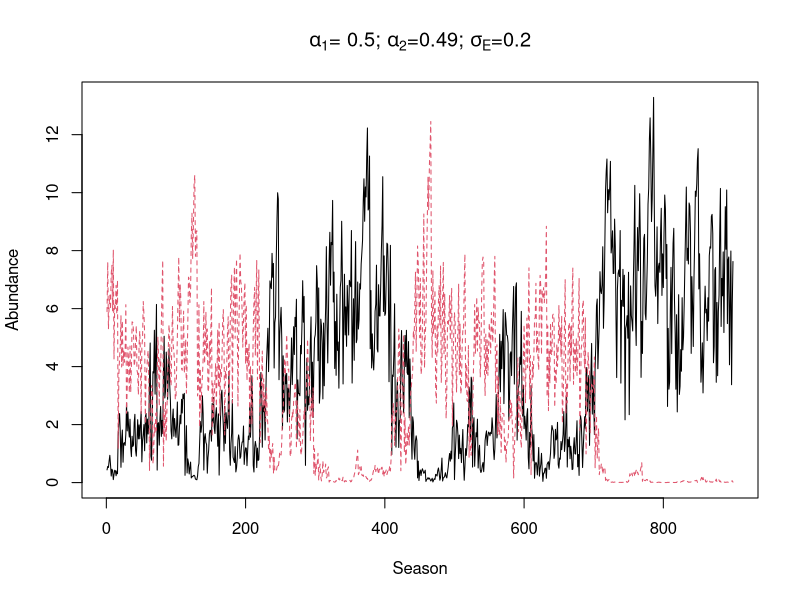

The R source for this figure:
## ---- chunk 1
####
#### Initial Conditions, Global Variables, and Parameters ----------------------
####
seasons <- 1000                  # number of seasons to simulate
seasons_to_exclude <- 200        # initial seasons to exclude from plots
days_to_track <- 20              # number of days to simulate in odSolve
DNR <- c(D=c(1,1),N=c(1,1),R=10) # initial conditions
Rmu <- 3                         # mean resource pulse (on log scale)
Rsd_annual <- 0                  # std dev of resource pulses (on log scale)
sigE <- 2                        # environmental cue variance
rho <- 0                         # environmental cue correlation between species

# Within-season parameters
parms <- list(
  r = c(5,5),                    # max growth rate for each species
  a = c(5,5),                    # rate parameter for Hill function 
  b = c(20,20),                  # shape parameter for Hill function
  eps = c(0.2,0.2)               # resource-to-biomass efficiency
)

# End-of-season transition parameters
alpha1 <- 0.50                   # live-to-dormant biomass fraction; spp1
alpha2 <- 0.49                   # live-to-dormant biomass fraction; spp2
beta1 <- 0                       # adult survivorship; spp1 (0 if annual, >0 if perennial)
beta2 <- 0                       # adult survivorship; spp2 (0 if annual, >0 if perennial)
eta1 <- 0.1                      # dormant mortality; spp1
eta2 <- 0.1                      # dormant mortality; spp2
theta1 <- 0                      # resource recycling fraction; spp1
theta2 <- 0                      # resource recycling fraction; spp2
nu <- 0                          # resource carry-over fraction

####
#### Load relevant libraries ----------------------------------------
####
library('deSolve')
library('mvtnorm')



####
#### Model functions -------------------------------------------------
####
## Continuous model
updateDNR <- function(t, DNR, parms){
  with(as.list(c(DNR, parms)), {
    dD1dt = 0
    dD2dt = 0
    dN1dt = N1*eps[1]*(uptake_R(r[1], R, a[1], b[1]))
    dN2dt = N2*eps[2]*(uptake_R(r[2], R, a[2], b[2]))
    dRdt = -1 * (dN1dt/eps[1] + dN2dt/eps[2])
    list(c(dD1dt, dD2dt, dN1dt, dN2dt, dRdt)) #output
  })
}

##  Resource uptake function (Hill function)
uptake_R <- function(r, R, a, b){
  return((r*R^a) / (b^a + R^a))
}

## Discrete model
update_DNR <- function(t,DNR,gammas,alpha1,alpha2,eta1,eta2,beta1,beta2,theta1,theta2,nu){
  with (as.list(DNR),{
    g1 <- gammas[1]
    g2 <- gammas[2]
    D1 <- alpha1*N1 + D1*(1-g1)*(1-eta1)
    D2 <- alpha2*N2 + D2*(1-g2)*(1-eta2)
    N1 <- beta1*(1-alpha1)*N1 + g1*(D1+(alpha1*N1))*(1-eta1)
    N2 <- beta2*(1-alpha2)*N2 + g2*(D2+(alpha2*N2))*(1-eta2)
    R <- theta1*(1-alpha1)*N1 + theta2*(1-alpha2)*N2 + nu*R + Rvector[t]
    return(c(D1, D2, N1, N2, R))
  })
}


####
#### Simulate model -----------------------------------------------------
####
days <- c(1:days_to_track)

# Get "germination" fractions for each year
getG <- function(sigE, rho, nTime){
  varcov <- matrix(c(sigE, rho*sigE, rho*sigE, sigE), 2, 2)
  e <- rmvnorm(n = nTime, mean = c(0,0), sigma = varcov)
  g <- exp(e) / (1+exp(e))
  return(g)
}

# Loop over seasons
nms <- names(DNR)
gVec <- getG(sigE = sigE, rho = rho, nTime = seasons)
Rvector <- rlnorm(seasons, Rmu, Rsd_annual)
saved_outs <- matrix(ncol=5, nrow=seasons)
for(season_now in 1:seasons){
  output <- ode(y = DNR, times=days,
                func = updateDNR, parms = parms)
  DNR <- output[nrow(output),nms]
  saved_outs[season_now,] <- DNR
  names(DNR) <- nms
  DNR <- update_DNR(season_now, DNR, gVec[season_now,],
                    alpha1=alpha1,alpha2=alpha2,
                    eta1=eta1,eta2=eta2,
                    beta1=beta1,beta2=beta2,
                    theta1=theta1,theta2=theta2,nu=nu)
  names(DNR) <- nms
}
matplot(saved_outs[101:seasons,c(3:4)], type="l", 
        xlab="Season", ylab="Abundance",
        main=expression(paste(alpha[1],"= 0.5; ", alpha[2],"=0.49; ", sigma[E],"=0.2")))
